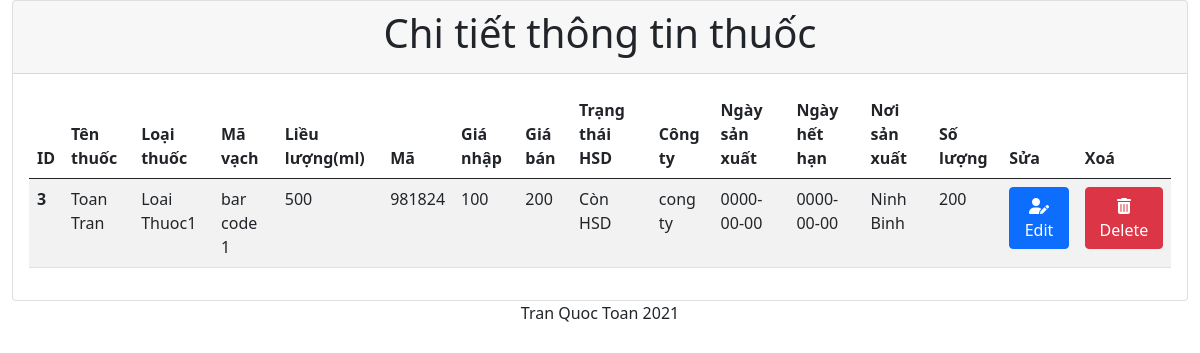
The page /showInfo.php?id=3 on the database its author committed.
### tables this page shows
CREATE TABLE `drugs` (
  `id` int(11) NOT NULL,
  `name` varchar(255) NOT NULL,
  `type` varchar(255) NOT NULL,
  `barcode` char(100) NOT NULL,
  `dose` float NOT NULL,
  `code` varchar(100) NOT NULL,
  `cost_price` float NOT NULL,
  `selling_price` float NOT NULL,
  `expiry` tinyint(1) NOT NULL,
  `company_name` varchar(255) NOT NULL,
  `production_date` date NOT NULL,
  `expiration_date` date NOT NULL,
  `place` varchar(255) NOT NULL,
  `quantity` int(11) NOT NULL
);

### showInfo.php (the view, shortened to what this page needs)
<!DOCTYPE html>
<html lang="en">
<head>
    <link href="https://cdn.jsdelivr.net/npm/bootstrap@5.0.2/dist/css/bootstrap.min.css" rel="stylesheet">
    <link rel="stylesheet" href="https://cdnjs.cloudflare.com/ajax/libs/font-awesome/6.0.0-beta2/css/all.min.css" />
</head>
<body>
    <div class="container-fluid">
       <div class="card">
           <div class="card-header">
           <h1 style="  text-align: center;">Chi tiết thông tin thuốc</h1>
           </div>
           <div class="card-body">
           <table class="table table-striped">
            <thead>
                <tr>
                    <th scope="col">ID</th>
                    <th scope="col">Tên thuốc</th>
                    <th scope="col">Loại thuốc</th>
                    <th scope="col">Mã vạch</th>
                    <th scope="col">Liều lượng(ml)</th>
                    <th scope="col">Mã</th>
                    <th scope="col">Giá nhập</th>
                    <th scope="col">Giá bán</th>
                    <th scope="col">Trạng thái HSD</th>
                    <th scope="col">Công ty</th>
                    <th scope="col">Ngày sản xuất</th>
                    <th scope="col">Ngày hết hạn</th>
                    <th scope="col">Nơi sản xuất</th>
                    <th scope="col">Số lượng</th>
                    <th scope="col">Sửa</th>
                    <th scope="col">Xoá</th>
                </tr>
            </thead>
            <tbody>
                <?php
                include 'connect.php';
                if (isset($_GET['id'])) {
                    $id = $_GET['id'];
                }
                $sql = "SELECT * FROM drugs WHERE id=$id";
                $result = mysqli_query($conn, $sql);
                if (mysqli_num_rows($result) > 0) {
                        $row = mysqli_fetch_assoc($result);
                        echo '<tr>';
                        echo '<th scope="row">' . $row['id'] . '</th>';
                        echo '<td>' . $row['name'] . '</td>';
                        echo '<td>' . $row['type'] . '</td>';
                        echo '<td>' . $row['barcode'] . '</td>';
                        echo '<td>' . $row['dose'] . '</td>';
                        echo '<td>' . $row['code'] . '</td>';
                        echo '<td>' . $row['cost_price'] . '</td>';
                        echo '<td>' . $row['selling_price'] . '</td>';
                        if ($row['expiry']) $mess = "Còn HSD";
                        else $mess = "Hết hạn sử dụng";
                        echo '<td>'.$mess. '</td>';
                        echo '<td>' . $row['company_name'] . '</td>';
                        echo '<td>' . $row['production_date'] . '</td>';
                        echo '<td>' . $row['expiration_date'] . '</td>';
                        echo '<td>' . $row['place'] . '</td>';
                        echo '<td>' . $row['quantity'] . '</td>';
                        echo '<td><a href="edit.php?id=' . $row['id'] . '" class="btn btn-primary"><i class="fas fa-user-edit"></i>Edit</a></td>';
                        echo '<td><a href="delete.php?id=' . $row['id'] . '" class="btn btn-danger"><i class="fas fa-trash-alt"></i>Delete</a></td>';
                        echo '</tr>';
                }
                else {
                    header("location:404.php");
                }
                ?>
            </tbody>
        </table>
           </div>
       </div>
    </div>
    <?php include 'footer.php' ?>

### footer.php (shortened to what this page needs)
   <footer class="sticky-footer bg-white">
                <div class="container my-auto">
                    <div class="copyright text-center my-auto">
                        <span>Tran Quoc Toan 2021</span>
                    </div>
                </div>
            </footer>
  </body>
</html>

### rows shown on the page
drugs: id "3", name "Toan Tran", type "Loai Thuoc1", barcode "bar code 1", dose "500", code "981824", cost_price "100", selling_price "200", expiry "Còn HSD", company_name "cong ty", production_date "0000-00-00", expiration_date "0000-00-00", place "Ninh Binh", quantity "200"
